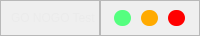
        <widget class="QFrame" name="title_bar">
         <property name="maximumSize">
          <size>
           <width>16777215</width>
           <height>30</height>
          </size>
         </property>
         <property name="styleSheet">
          <string notr="true">background-color: none;
</string>
         </property>
         <property name="frameShape">
          <enum>QFrame::NoFrame</enum>
         </property>
         <property name="frameShadow">
          <enum>QFrame::Raised</enum>
         </property>
         <layout class="QHBoxLayout" name="horizontalLayout">
          <property name="spacing">
           <number>0</number>
          </property>
          <property name="leftMargin">
           <number>0</number>
          </property>
          <property name="topMargin">
           <number>0</number>
          </property>
          <property name="rightMargin">
           <number>0</number>
          </property>
          <property name="bottomMargin">
           <number>0</number>
          </property>
          <item>
           <widget class="QFrame" name="frame_title">
            <property name="frameShape">
             <enum>QFrame::StyledPanel</enum>
            </property>
            <property name="frameShadow">
             <enum>QFrame::Raised</enum>
            </property>
            <layout class="QVBoxLayout" name="verticalLayout_2">
             <property name="spacing">
              <number>0</number>
             </property>
             <property name="leftMargin">
              <number>10</number>
             </property>
             <property name="topMargin">
              <number>0</number>
             </property>
             <property name="rightMargin">
              <number>0</number>
             </property>
             <property name="bottomMargin">
              <number>0</number>
             </property>
             <item>
              <widget class="QLabel" name="label_title">
               <property name="styleSheet">
                <string notr="true">font: 20pt &quot;FC Galaxy&quot;;
color : rgb(235, 235, 235);</string>
               </property>
               <property name="text">
                <string>GO NOGO Test</string>
               </property>
              </widget>
             </item>
            </layout>
           </widget>
          </item>
          <item>
           <widget class="QFrame" name="frame_btns">
            <property name="maximumSize">
             <size>
              <width>100</width>
              <height>16777215</height>
             </size>
            </property>
            <property name="frameShape">
             <enum>QFrame::StyledPanel</enum>
            </property>
            <property name="frameShadow">
             <enum>QFrame::Raised</enum>
            </property>
            <layout class="QHBoxLayout" name="horizontalLayout_4">
             <property name="bottomMargin">
              <number>9</number>
             </property>
             <item>
              <widget class="QPushButton" name="btn_maximize">
               <property name="minimumSize">
                <size>
                 <width>16</width>
                 <height>16</height>
                </size>
               </property>
               <property name="maximumSize">
                <size>
                 <width>17</width>
                 <height>17</height>
                </size>
               </property>
               <property name="toolTip">
                <string>Maximize</string>
               </property>
               <property name="styleSheet">
                <string notr="true">QPushButton{
border : none;
border-radius: 8px;
background-color : rgb(85, 255, 127);
}

QPushButton:hover{
background-color : rgb(85, 255, 127,150);
}</string>
               </property>
               <property name="text">
                <string/>
               </property>
              </widget>
             </item>
             <item>
              <widget class="QPushButton" name="btn_minimize">
               <property name="minimumSize">
                <size>
                 <width>16</width>
                 <height>16</height>
                </size>
               </property>
               <property name="maximumSize">
                <size>
                 <width>17</width>
                 <height>17</height>
                </size>
               </property>
               <property name="toolTip">
                <string>Minimize</string>
               </property>
               <property name="styleSheet">
                <string notr="true">QPushButton{
border : none;
border-radius: 8px;
background-color : rgb(255,170,0);
}

QPushButton:hover{
background-color : rgb(255,170,0,150);
}</string>
               </property>
               <property name="text">
                <string/>
               </property>
              </widget>
             </item>
             <item>
              <widget class="QPushButton" name="btn_close">
               <property name="minimumSize">
                <size>
                 <width>16</width>
                 <height>16</height>
                </size>
               </property>
               <property name="maximumSize">
                <size>
                 <width>17</width>
                 <height>17</height>
                </size>
               </property>
               <property name="toolTip">
                <string>Close</string>
               </property>
               <property name="styleSheet">
                <string notr="true">QPushButton{
border : none;
border-radius: 8px;
background-color : rgb(255,0,0);
}

QPushButton:hover{
background-color : rgb(255,0,0,150);
}</string>
               </property>
               <property name="text">
                <string/>
               </property>
              </widget>
             </item>
            </layout>
           </widget>
          </item>
         </layout>
        </widget>
